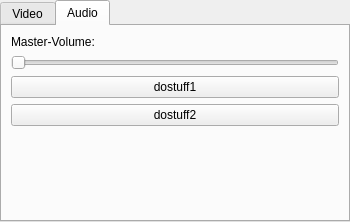
<?xml version="1.0" encoding="UTF-8"?>
<ui version="4.0">
 <class>SettingsTabWidget</class>
 <widget class="QTabWidget" name="SettingsTabWidget">
  <property name="geometry">
   <rect>
    <x>0</x>
    <y>0</y>
    <width>350</width>
    <height>222</height>
   </rect>
  </property>
  <property name="sizePolicy">
   <sizepolicy hsizetype="Fixed" vsizetype="Expanding">
    <horstretch>0</horstretch>
    <verstretch>0</verstretch>
   </sizepolicy>
  </property>
  <property name="minimumSize">
   <size>
    <width>350</width>
    <height>0</height>
   </size>
  </property>
  <property name="maximumSize">
   <size>
    <width>350</width>
    <height>16777215</height>
   </size>
  </property>
  <property name="windowTitle">
   <string>TabWidget</string>
  </property>
  <property name="styleSheet">
   <string notr="true"/>
  </property>
  <property name="currentIndex">
   <number>1</number>
  </property>
  <widget class="QWidget" name="videoTab">
   <attribute name="title">
    <string>Video</string>
   </attribute>
   <layout class="QVBoxLayout" name="verticalLayout">
    <item>
     <widget class="QLabel" name="aLabel">
      <property name="text">
       <string>Label:</string>
      </property>
     </widget>
    </item>
    <item>
     <widget class="QSlider" name="aSlider">
      <property name="orientation">
       <enum>Qt::Horizontal</enum>
      </property>
     </widget>
    </item>
    <item>
     <spacer name="verticalSpacer">
      <property name="orientation">
       <enum>Qt::Vertical</enum>
      </property>
      <property name="sizeHint" stdset="0">
       <size>
        <width>20</width>
        <height>40</height>
       </size>
      </property>
     </spacer>
    </item>
   </layout>
  </widget>
  <widget class="QWidget" name="audioTab">
   <property name="sizePolicy">
    <sizepolicy hsizetype="Preferred" vsizetype="Preferred">
     <horstretch>0</horstretch>
     <verstretch>0</verstretch>
    </sizepolicy>
   </property>
   <attribute name="title">
    <string>Audio</string>
   </attribute>
   <layout class="QVBoxLayout" name="verticalLayout_2">
    <item>
     <widget class="QLabel" name="masterVolumeLabel">
      <property name="text">
       <string>Master-Volume:</string>
      </property>
     </widget>
    </item>
    <item>
     <widget class="QSlider" name="masterVolumeSlider">
      <property name="orientation">
       <enum>Qt::Horizontal</enum>
      </property>
     </widget>
    </item>
    <item>
     <widget class="QPushButton" name="pushButton1">
      <property name="text">
       <string>dostuff1</string>
      </property>
     </widget>
    </item>
    <item>
     <widget class="QPushButton" name="pushButton_2">
      <property name="text">
       <string>dostuff2</string>
      </property>
     </widget>
    </item>
    <item>
     <spacer name="verticalSpacer_2">
      <property name="orientation">
       <enum>Qt::Vertical</enum>
      </property>
      <property name="sizeHint" stdset="0">
       <size>
        <width>20</width>
        <height>40</height>
       </size>
      </property>
     </spacer>
    </item>
   </layout>
  </widget>
 </widget>
 <resources/>
 <connections/>
</ui>
